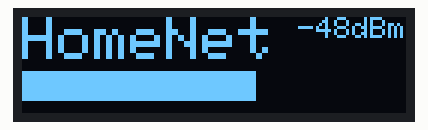
Simulated run of this sketch. Board: ESP8266 (NodeMCU). Shown: 128×32 one-colour display. A WiFi scan finds three made-up networks.

Above: at 4.1 s.

The sketch:

signal_strength8266OLED.ino
```cpp
#include <Adafruit_GFX.h>
#include <Adafruit_SSD1306.h>
#include <ESP8266WiFi.h>
#include "SSIDStrength.h"

#define SCREEN_WIDTH 128 // OLED display width, in pixels
#define SCREEN_HEIGHT 32 // OLED display height, in pixels

// Declaration for an SSD1306 display connected to I2C (SDA, SCL pins)
#define OLED_RESET -1 // Reset pin # (or -1 if sharing Arduino reset pin) (no difference)
#define SSD1306_I2C_ADDRESS 0x3C

Adafruit_SSD1306 display(SCREEN_WIDTH, SCREEN_HEIGHT, &Wire, OLED_RESET);


SSIDStrength strongestWiFi;
SSIDStrength currentStrength;
bool initialScan;

void setup()
{
  initialScan = true;
  // Set WiFi to station mode and disconnect from an AP if it was previously connected
  WiFi.mode(WIFI_STA);
  WiFi.disconnect();
  Wire.begin(0, 2);

  delay(2000);
  // SSD1306_SWITCHCAPVCC = generate display voltage from 3.3V internally
  display.begin(SSD1306_SWITCHCAPVCC, SSD1306_I2C_ADDRESS, false);

//  delay(2000);
//  Send1306Command(0xE4);
  display.clearDisplay();
  display.display();
}

void loop()
{
  int n = WiFi.scanNetworks();
  if (n == 0)
  {
    printLeftTopCorner("No WiFi signal");
    return;
  }
  else
  {

    if (initialScan)
    {
      strongestWiFi.MaxFromCWLAP(n);
      initialScan = false;
      printSignalStrength(strongestWiFi.getStrength(), strongestWiFi.getSSID());
    }
    else
    {
      currentStrength.Reset();
      const String ssid = strongestWiFi.getSSID();
      currentStrength.MaxFromCWLAP(n, ssid);
      printSignalStrength(currentStrength.getStrength(), ssid);
    }
  }
  // Wait a bit before scanning again
  delay(2000);
}


void printLeftTopCorner(const char* str)
{
  display.clearDisplay();
  display.setTextSize(2);
  display.setTextColor(WHITE);
  display.setCursor(0, 0);
  display.println(str);
  display.display();
}

///
/// strenght between -15 and - 100
///
void printSignalStrength(int strength, String ssid)
{
  display.clearDisplay();
  int percentStrength = (strength < SSIDStrength::MinRssi) ? SSIDStrength::MinRssi : strength;
  percentStrength = (strength > SSIDStrength::MaxRssi) ? SSIDStrength::MaxRssi : strength;
  float pc = SSIDStrength::CalculateSignalStrengsPercentage(percentStrength);
  char buffer[3];
  buffer[2] = '\0';
  itoa(strength * -1, buffer, 10);
  display.clearDisplay();
  display.setTextSize(2);
  display.setTextColor(WHITE);
  display.setCursor(0, 0);
  if (ssid == UndefinedSSID)
    display.println("---");
  else
    display.println(ssid);
  display.setCursor(92, 0);
  display.setTextSize(1);

  display.print("-");
  display.print(buffer);
  display.print("dBm");
  if (ssid != UndefinedSSID)
    display.fillRect(0, 18, pc * 1.28, 10, WHITE);

  display.display();
}

void Send1306Command(int command)
{
  Wire.beginTransmission(SSD1306_I2C_ADDRESS);  // START I2C COMMUNICATION WITH OLED (0x3c=OLED ADDRESS)
  Wire.write(0x80);                             // WRITE I2C COMMAND WORD TO OLED
  Wire.write(command);
  Wire.endTransmission();                       // STOP I2C COMMUNICATION
  delay(500);
}
```

SSIDStrength.cpp
```cpp
#include <float.h>
#include "ESP8266WiFi.h"
#include "SSIDStrength.h"

SSIDStrength::SSIDStrength()
{
  Reset();
}

SSIDStrength::SSIDStrength(String SSID, float strenth)
{
  _strength = strenth;
  _SSID = SSID;
}

void SSIDStrength::Reset()
{
  _strength = MinRssi;
  _SSID = UndefinedSSID;
}

void SSIDStrength::MaxFromCWLAP(int numberOfAvailableNetworks, String ssid)
{
  for (int i = 0; i < numberOfAvailableNetworks; ++i)
  {
    float rssi = WiFi.RSSI(i);
    String tmpSsid = WiFi.SSID(i);
    tmpSsid.trim();
    if (ssid != "" && ssid != tmpSsid)
    {
      continue;
    }
    if (rssi > _strength)
    {

      _strength = rssi;
      _SSID = tmpSsid;
    }
    delay(10);
  }
}

float SSIDStrength::CalculateSignalStrengsPercentage(int strength)
{
  // signal strength is in the range from -100 dB to -15 dB
  const int range = MaxRssi - MinRssi;
  float strengthPoint =  strength - MinRssi;
  return strengthPoint / range * 100;
}
```

SSIDStrength.h
```cpp
#define UndefinedSSID "Undefined"

#include <WString.h>

class SSIDStrength
{
  private:
    float _strength;
    String _SSID;

  public:
    SSIDStrength(String SSID, float strenth);
    SSIDStrength();
    void MaxFromCWLAP(int numberOfAvailableNetworks, String ssid = "");
    static float CalculateSignalStrengsPercentage(int strength);
    void Reset();
    inline String getSSID() {
      return _SSID;
    }
    inline float getStrength() {
      return _strength;
    }
    inline bool IsUndefined() {
      return (_SSID == UndefinedSSID) || (_strength <= SSIDStrength::MinRssi);
    }
    static const int MinRssi = -100;
    static const int MaxRssi = -15;
};
```
